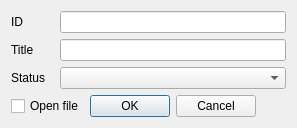
<?xml version="1.0" encoding="UTF-8"?>
<ui version="4.0">
 <class>NewItemDlg</class>
 <widget class="QDialog" name="NewItemDlg">
  <property name="geometry">
   <rect>
    <x>0</x>
    <y>0</y>
    <width>297</width>
    <height>121</height>
   </rect>
  </property>
  <property name="windowTitle">
   <string>New Item</string>
  </property>
  <layout class="QGridLayout" name="gridLayout">
   <item row="1" column="0">
    <widget class="QLabel" name="label">
     <property name="minimumSize">
      <size>
       <width>41</width>
       <height>16</height>
      </size>
     </property>
     <property name="maximumSize">
      <size>
       <width>41</width>
       <height>16</height>
      </size>
     </property>
     <property name="text">
      <string>Title</string>
     </property>
    </widget>
   </item>
   <item row="1" column="1" colspan="4">
    <widget class="QLineEdit" name="lineTitle"/>
   </item>
   <item row="3" column="2">
    <widget class="QPushButton" name="pushOk">
     <property name="text">
      <string>OK</string>
     </property>
     <property name="default">
      <bool>true</bool>
     </property>
    </widget>
   </item>
   <item row="0" column="0">
    <widget class="QLabel" name="label_2">
     <property name="minimumSize">
      <size>
       <width>43</width>
       <height>16</height>
      </size>
     </property>
     <property name="maximumSize">
      <size>
       <width>43</width>
       <height>16</height>
      </size>
     </property>
     <property name="text">
      <string>ID</string>
     </property>
    </widget>
   </item>
   <item row="0" column="1" colspan="4">
    <widget class="QLineEdit" name="lineId"/>
   </item>
   <item row="3" column="0" colspan="2">
    <widget class="QCheckBox" name="checkOpen">
     <property name="text">
      <string>Open file</string>
     </property>
    </widget>
   </item>
   <item row="2" column="0">
    <widget class="QLabel" name="label_3">
     <property name="minimumSize">
      <size>
       <width>41</width>
       <height>16</height>
      </size>
     </property>
     <property name="maximumSize">
      <size>
       <width>41</width>
       <height>16</height>
      </size>
     </property>
     <property name="text">
      <string>&lt;html&gt;&lt;head/&gt;&lt;body&gt;&lt;p&gt;Status&lt;/p&gt;&lt;/body&gt;&lt;/html&gt;</string>
     </property>
    </widget>
   </item>
   <item row="2" column="1" colspan="4">
    <widget class="QComboBox" name="comboStatus"/>
   </item>
   <item row="3" column="3">
    <widget class="QPushButton" name="pushCancel">
     <property name="text">
      <string>Cancel</string>
     </property>
    </widget>
   </item>
  </layout>
 </widget>
 <layoutdefault spacing="6" margin="11"/>
 <tabstops>
  <tabstop>lineId</tabstop>
  <tabstop>lineTitle</tabstop>
  <tabstop>comboStatus</tabstop>
  <tabstop>checkOpen</tabstop>
  <tabstop>pushOk</tabstop>
  <tabstop>pushCancel</tabstop>
 </tabstops>
 <resources/>
 <connections/>
</ui>
